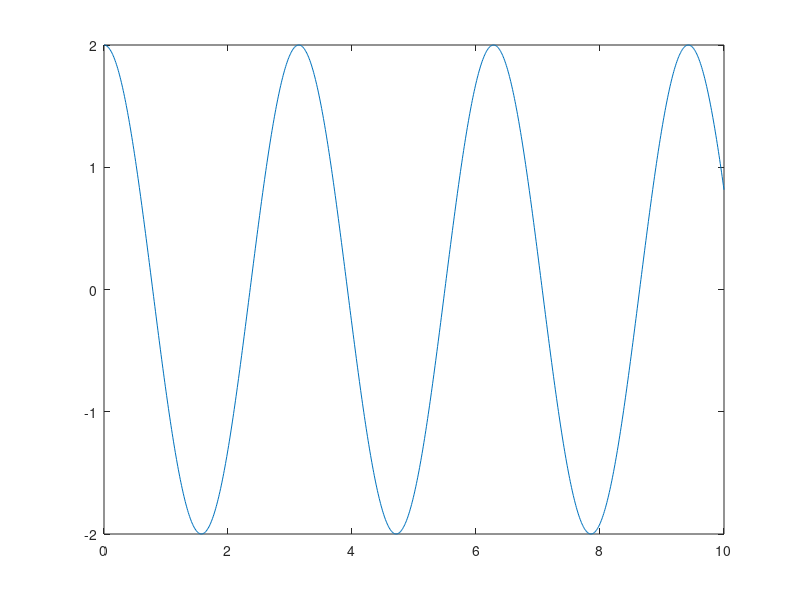

MATLAB code to generate this figure:
t=0:.01:10;

%Esto a=2
a=2;
x1=exp(-a*t.^2);

plot(t,x1)
xlim([-0.1 25])

%Esto w0=2
x2=cos(2*t);
plot(t,x2)

x3=x1.*x2;
plot(t,x3)

x4=cos(2*t)+x2;
plot(t,x4)
